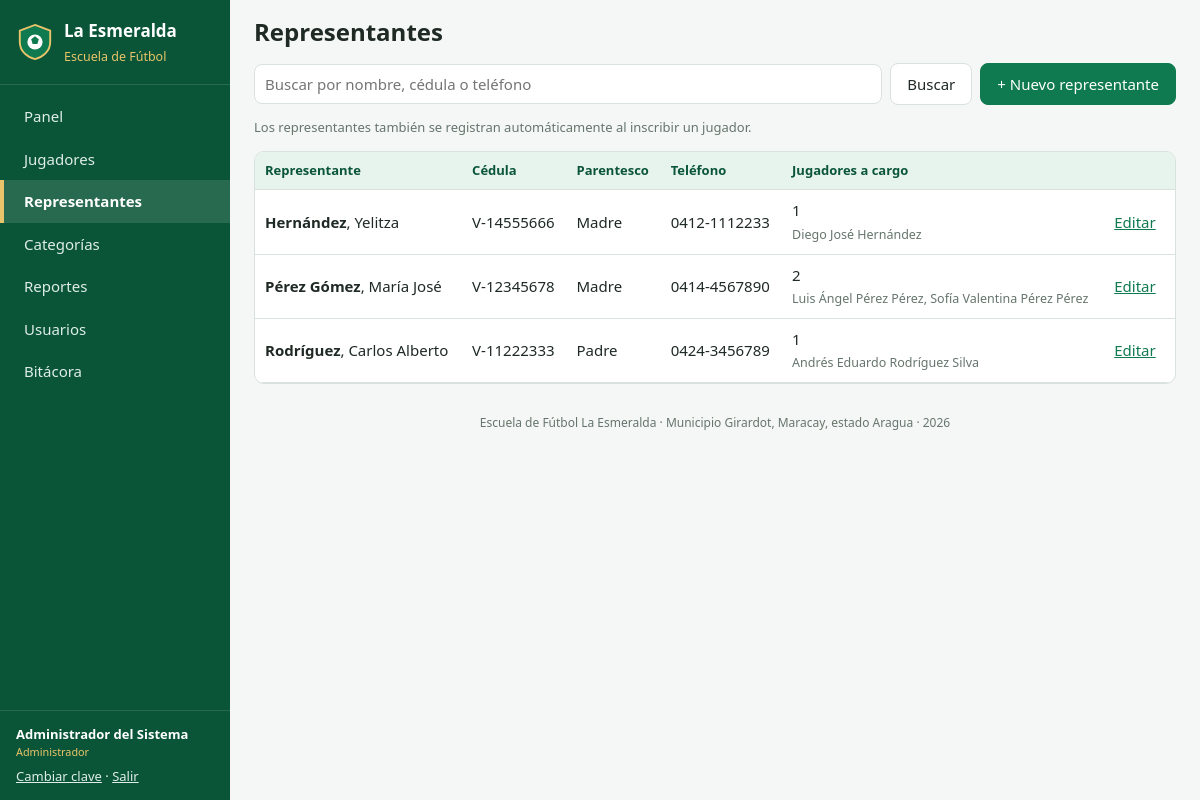
The page /representantes.php (signed in) on the database its author committed.
### tables this page shows
CREATE TABLE representantes (
  id           INT UNSIGNED AUTO_INCREMENT PRIMARY KEY,
  cedula       VARCHAR(15)  NOT NULL UNIQUE,
  nombres      VARCHAR(80)  NOT NULL,
  apellidos    VARCHAR(80)  NOT NULL,
  parentesco   VARCHAR(30)  NOT NULL DEFAULT 'Madre',
  telefono     VARCHAR(20)  NOT NULL,
  telefono_alt VARCHAR(20)  NULL,
  correo       VARCHAR(120) NULL,
  direccion    VARCHAR(255) NULL,
  ocupacion    VARCHAR(80)  NULL,
  creado_en    DATETIME NOT NULL DEFAULT CURRENT_TIMESTAMP
);

### includes/init.php (called while the page is built, shortened)
<?php
function db(): PDO
{
    static $pdo = null;
    if ($pdo === null) {
        $dsn = 'mysql:host=' . DB_HOST . ';port=' . DB_PORT . ';dbname=' . DB_NAME . ';charset=utf8mb4';
        try {
            $pdo = new PDO($dsn, DB_USER, DB_PASS, [
                PDO::ATTR_ERRMODE            => PDO::ERRMODE_EXCEPTION,
                PDO::ATTR_DEFAULT_FETCH_MODE => PDO::FETCH_ASSOC,
                PDO::ATTR_EMULATE_PREPARES   => false,
            ]);
        } catch (PDOException $ex) {
            http_response_code(500);
            exit('<h2>No se pudo conectar a la base de datos.</h2><p>Verifique que MySQL esté encendido y '
                . 'los datos de config/config.php.</p>');
        }
    }
    return $pdo;
}
function q(string $sql, array $params = []): PDOStatement
{
    $st = db()->prepare($sql);
    $st->execute($params);
    return $st;
}
function e($texto): string
{
    return htmlspecialchars((string) $texto, ENT_QUOTES, 'UTF-8');
}
function usuario_actual(): ?array
{
    return $_SESSION['usuario'] ?? null;
}
function tiene_rol(string $minimo): bool
{
    $nivel = ['entrenador' => 1, 'secretaria' => 2, 'administrador' => 3];
    $u = usuario_actual();
    return $u && ($nivel[$u['rol']] ?? 0) >= ($nivel[$minimo] ?? 99);
}
function puede_editar(): bool
{
    return tiene_rol('secretaria');
}

### representantes.php (the view, shortened to what this page needs)
<?php
require_once __DIR__ . '/includes/init.php';
$b = trim($_GET['b'] ?? '');
$params = [];
$where = '';
$reps = q("SELECT r.*,
                  (SELECT COUNT(*) FROM jugadores j WHERE j.representante_id = r.id) jugadores,
                  (SELECT GROUP_CONCAT(CONCAT(j.nombres,' ',j.apellidos) ORDER BY j.nombres SEPARATOR ', ')
                     FROM jugadores j WHERE j.representante_id = r.id) nombres_jug
           FROM representantes r
           $where ORDER BY r.apellidos, r.nombres LIMIT 300", $params)->fetchAll();
require __DIR__ . '/includes/header.php';
?>
<form class="filtros" method="get">
  <input type="search" name="b" value="<?= e($b) ?>" placeholder="Buscar por nombre, cédula o teléfono">
  <button class="btn">Buscar</button>
  <?php if (puede_editar()): ?><a class="btn btn-primario" href="representante_form.php">+ Nuevo representante</a><?php endif; ?>
</form>
<p class="nota">Los representantes también se registran automáticamente al inscribir un jugador.</p>
<div class="tabla-envoltura">
<table class="tabla">
  <thead><tr><th>Representante</th><th>Cédula</th><th>Parentesco</th><th>Teléfono</th><th>Jugadores a cargo</th><th></th></tr></thead>
  <tbody>
  <?php foreach ($reps as $r): ?>
    <tr>
      <td><strong><?= e($r['apellidos']) ?></strong>, <?= e($r['nombres']) ?></td>
      <td><?= e($r['cedula']) ?></td>
      <td><?= e($r['parentesco']) ?></td>
      <td><?= e($r['telefono']) ?><?= $r['telefono_alt'] ? '<br><small>' . e($r['telefono_alt']) . '</small>' : '' ?></td>
      <td><?= (int) $r['jugadores'] ?> <?= $r['nombres_jug'] ? '<br><small>' . e($r['nombres_jug']) . '</small>' : '' ?></td>
      <td class="acciones"><?php if (puede_editar()): ?><a href="representante_form.php?id=<?= $r['id'] ?>">Editar</a><?php endif; ?></td>
    </tr>
  <?php endforeach; ?>
  </tbody>
</table>
</div>
<?php require __DIR__ . '/includes/footer.php'; ?>

### assets/css/estilos.css (style rules this page uses)
:root { --verde: #0f7a4f; --verde-osc: #0a5537; --verde-claro: #e7f4ee; --oro: #e9c46a; --texto: #1f2a24; --gris: #66756d; --borde: #d9e2dd; --fondo: #f4f7f5; --blanco: #fff; --rojo: #c0392b; --ambar: #b7791f; --radio: 10px; }
* { box-sizing: border-box; }
body { margin: 0; font: 15px/1.5 system-ui, -apple-system, "Segoe UI", Roboto, Arial, sans-serif; color: var(--texto); background: var(--fondo); }
a { color: var(--verde); }
.btn { display: inline-block; padding: 9px 16px; border-radius: 8px; border: 1px solid var(--borde); background: var(--blanco); color: var(--texto); font: inherit; cursor: pointer; text-decoration: none; white-space: nowrap; }
.btn-primario { background: var(--verde); border-color: var(--verde); color: #fff; }
.tabla-envoltura { overflow-x: auto; background: var(--blanco); border: 1px solid var(--borde); border-radius: var(--radio); }
.tabla { width: 100%; border-collapse: collapse; }
.tabla th, .tabla td { padding: 9px 10px; border-bottom: 1px solid var(--borde); text-align: left; vertical-align: middle; }
.tabla th { background: var(--verde-claro); font-size: 13px; color: var(--verde-osc); }
.tabla small { color: var(--gris); }
.acciones { white-space: nowrap; }
.acciones a, .acciones form { margin-right: 8px; }
.nota { color: var(--gris); font-size: 13px; }
.filtros { display: flex; flex-wrap: wrap; gap: 8px; align-items: center; margin: 8px 0 12px; }
.filtros input[type=search] { flex: 1 1 260px; }
input, select, textarea { font: inherit; padding: 8px 10px; border: 1px solid var(--borde); border-radius: 8px; background: #fff; color: var(--texto); width: 100%; }
.filtros input, .filtros select { width: auto; }

### rows shown on the page
representantes: apellidos "Hernández", nombres "Yelitza", cedula "V-14555666", parentesco "Madre", telefono "0412-1112233", jugadores "1", nombres_jug "Diego José Hernández"
representantes: apellidos "Pérez Gómez", nombres "María José", cedula "V-12345678", parentesco "Madre", telefono "0414-4567890", jugadores "2", nombres_jug "Luis Ángel Pérez Pérez, Sofía Valentina Pérez Pérez"
representantes: apellidos "Rodríguez", nombres "Carlos Alberto", cedula "V-11222333", parentesco "Padre", telefono "0424-3456789", jugadores "1", nombres_jug "Andrés Eduardo Rodríguez Silva"

### other values the page prints
$texto "Panel"
$texto "Jugadores"
$texto "Representantes"
$texto "Categorías"
$texto "Reportes"
$texto "Usuarios"
$texto "Bitácora"
$sesion['nombre'] "Administrador del Sistema"
$sesion['rol'] "Administrador"
$titulo "Representantes"
APP_NOMBRE "Escuela de Fútbol La Esmeralda"
APP_UBICACION "Municipio Girardot, Maracay, estado Aragua"
